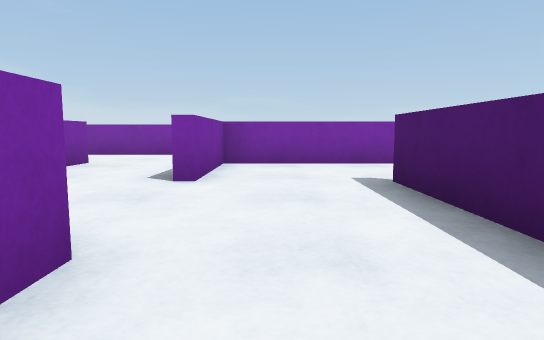
View 1 (above)

24 first-person views from a walk through a world built for the Webots simulator. The camera is 0.11 m above the floor, tilts 6° down and sees 75° across. The floor is counted in squares, 0.2 m on a side. Each view is taken from the middle of a square. On the plan, view 1 faces up. The plan holds only what a view shows up to about 9 squares ahead; the rest is blank. The robots in the file are not drawn. Simple shapes and patterns stand in for the simulator's stock objects.

View 2
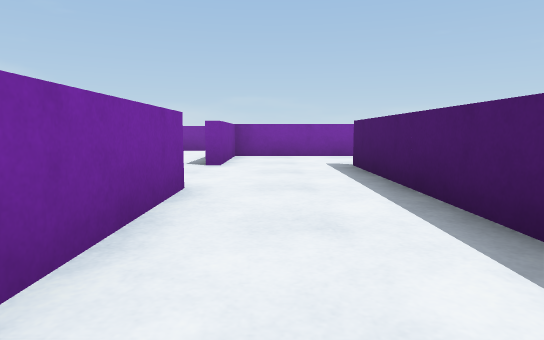

View 3
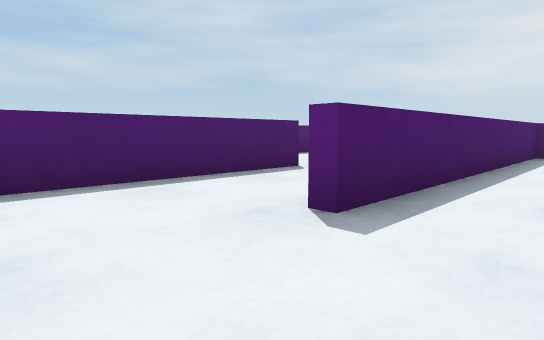

View 4
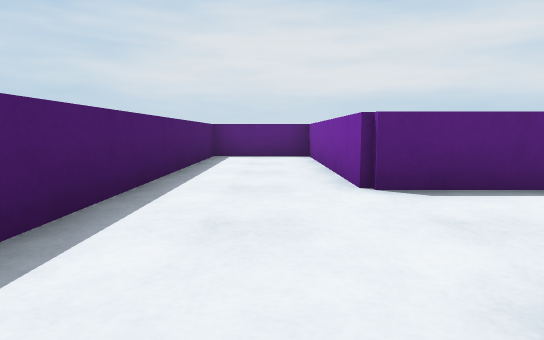

View 5
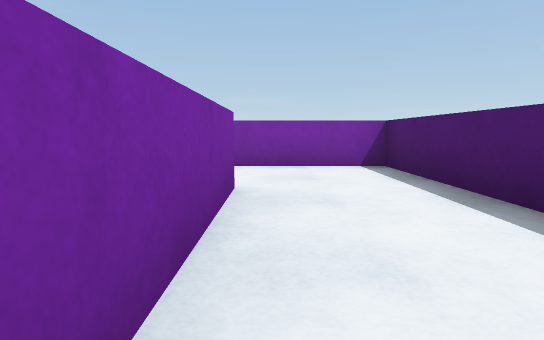

View 6
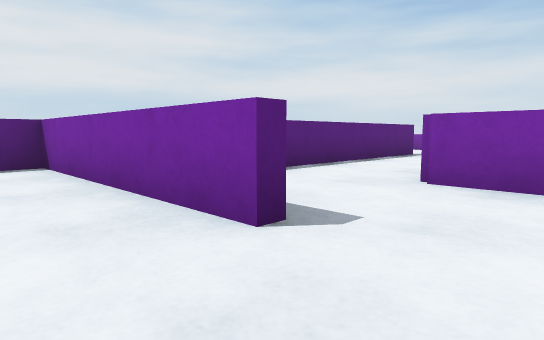

View 7
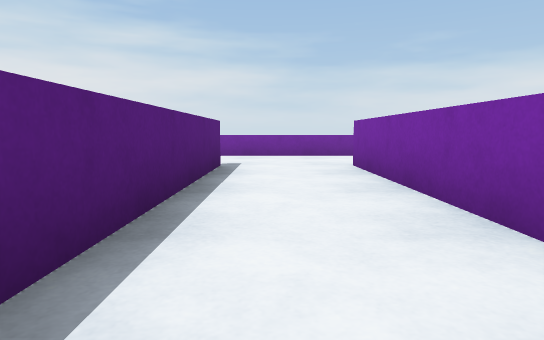

View 8
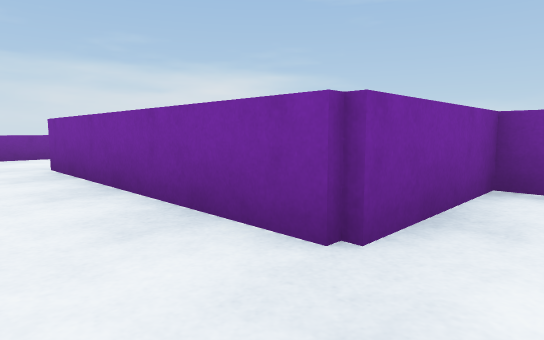

View 9
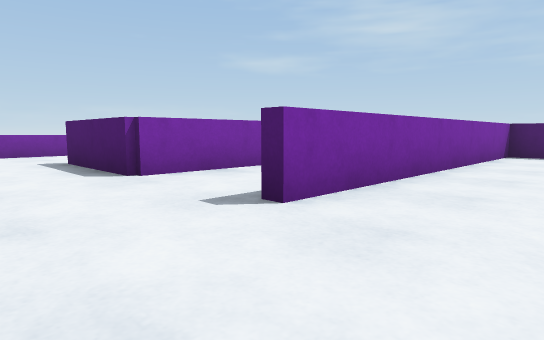

View 10
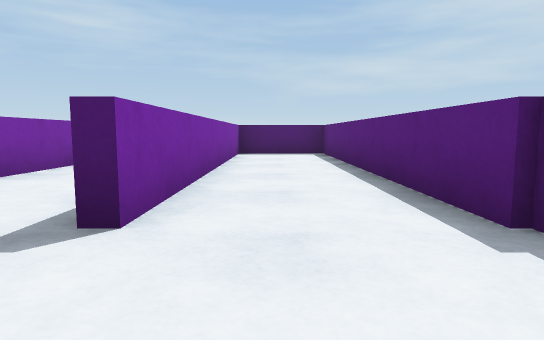

View 11
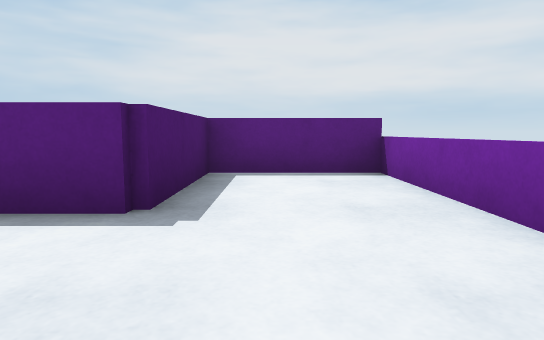

View 12
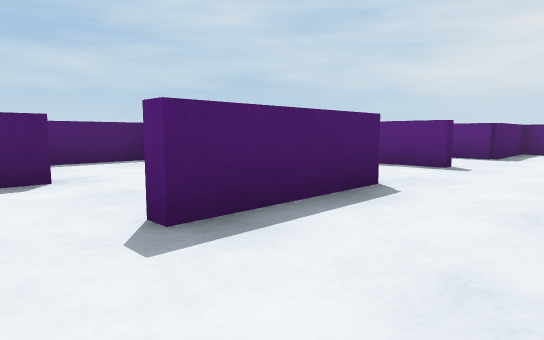

View 13
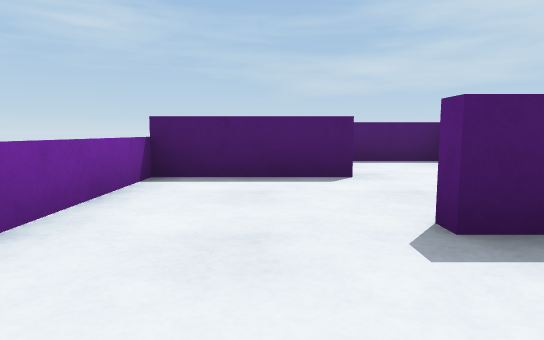

View 14
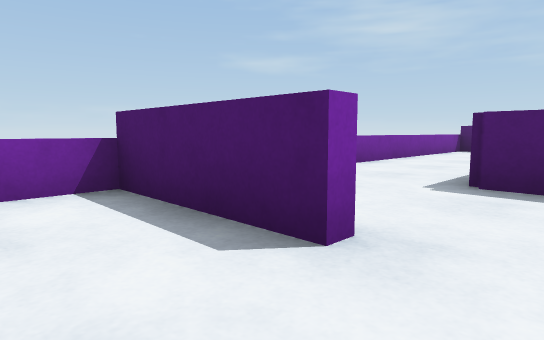

View 15
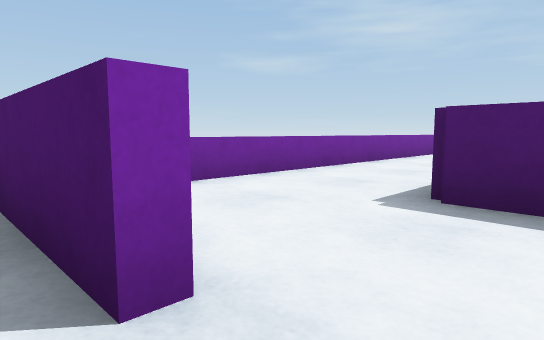

View 16
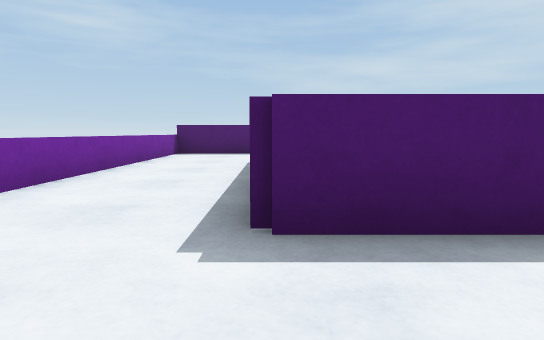

View 17
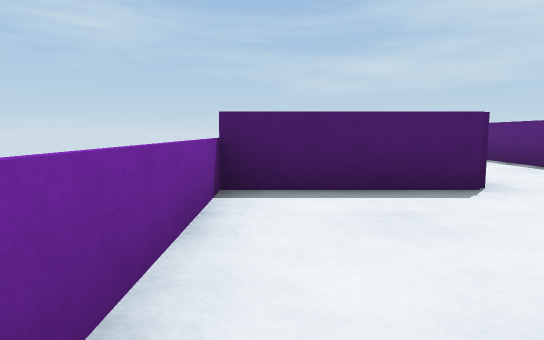

View 18
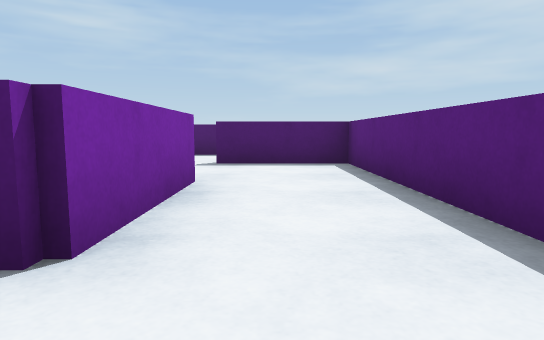

View 19
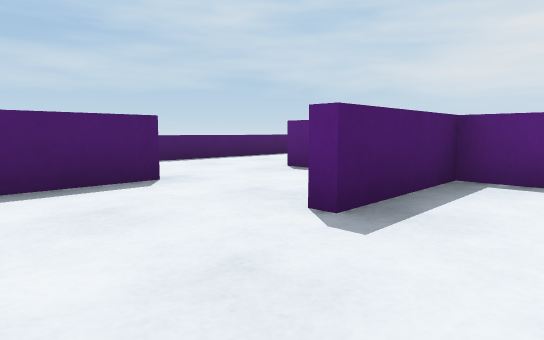

View 20
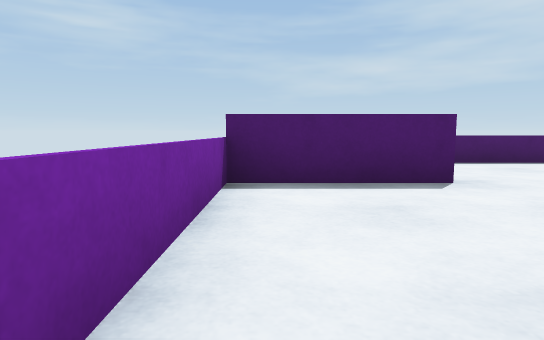

View 21
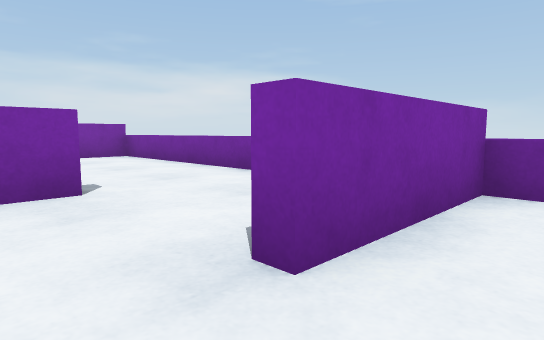

View 22
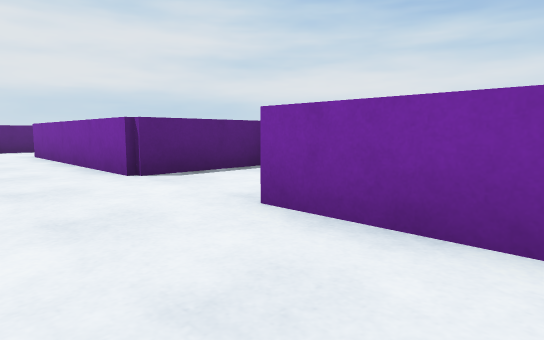

View 23
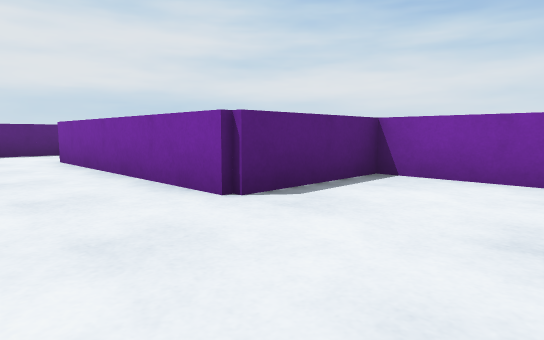

View 24
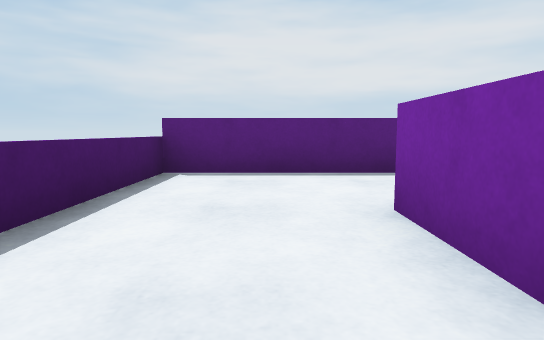

### Floor plan
Points are (right, up) in squares from view 1. A wall is a line through its corners. A room is listed if a view was taken in it or the views show most of it. See-through windows are left out.
Room 1 (views 1, 2, 3, 4)
walls: (-0.9, 1.6) (-0.9, -3.4) (1.4, -3.4) (1.4, 4); (2.2, 6.4) (-0.9, 6.4) (-0.9, 4)
ways out: opening at (-1, 3) to room 2; opening at (1, 5) to room 10
Room 2 (views 5, 6)
walls: (-3.4, 6.5) (-3.4, 1.6) (-0.9, 1.6); (-1.1, 5.4) (-1.1, 9) (-4.6, 9)
ways out: opening at (-1, 3) to room 1; opening at (-4, 7.5) to room 3
Room 3 (views 7, 8, 11)
walls: (-11.1, 4.1) (-6, 4.1); (-5.9, 9) (-5.9, 6.4) (-11.1, 6.4)
low walls: (-13.5, 7) (-13.5, 3.8)
ways out: opening at (-4, 7.5) to room 2; opening at (-12.5, 4) to room 4; opening at (-12.5, 7.5) to room 5
Room 4 (views 9, 10)
walls: (-13.5, -0.9) (-11.1, -0.9) (-11.1, 1.6) (-3.9, 1.6); (-3.6, 3.1) (-3.6, 3.9) (-11, 3.9)
low walls: (-13.5, 2.1) (-13.5, -0.9)
ways out: opening at (-12.5, 4) to room 3
Room 5 (views 12, 13, 14, 15)
walls: (-11.1, 6.4) (-11.1, 9); (-8.6, 8.9) (-8.6, 11.5)
low walls: (-8.6, 11.5) (-11.8, 11.5)
ways out: opening at (-12.5, 7.5) to room 3; opening at (-9, 8) to room 11
Room 6 (views 16, 17)
walls: (1.4, 9) (1.4, 11.5)
low walls: (1.4, 11.5) (-6.9, 11.5)
ways out: opening at (0, 9) to room 7; opening at (-7.5, 9) to room 11
Room 7 (view 18)
walls: (1.8, 6.6) (3.5, 6.6); (4, 9) (1.4, 9)
ways out: opening at (0, 9) to room 6; opening at (4, 8) to room 8
Room 8 (views 19, 20)
walls: (6.6, 9) (6.6, 6.6) (9.1, 6.6); (8.9, 8.9) (8.9, 11.5); (3.5, 6.6) (6.4, 6.6) (6.4, 9); (1.6, 11.5) (1.6, 10.4)
low walls: (8.9, 11.5) (1.6, 11.5)
ways out: opening at (4, 8) to room 7; opening at (9, 8) to room 9
Room 9 (views 21, 22, 23, 24)
walls: (9.1, 6.6) (9.1, 1.5); (8.2, -0.9) (11.5, -0.9); (9.1, 11.5) (9.1, 9)
low walls: (11.5, 4.6) (11.5, 7.8); (11.5, -0.9) (11.5, 2.1)
ways out: opening at (9, 8) to room 8; opening at (9, 0.5)
Room 10 (no view inside)
walls: (3.9, 1.5) (3.9, 5.6)
ways out: opening at (1, 5) to room 1; opening at (2.5, 2.5)
Room 11 (no view inside)
walls: (-6.1, 6.8) (-6.1, 9.1)
ways out: opening at (-9, 8) to room 5; opening at (-7.5, 9) to room 6

Positions as (right, up) in squares from view 1, and headings:
1: (0, 0), facing up
2: (0, -2), facing up
3: (0, 6), facing down-right
4: (0, 5), facing down
5: (-3, 3), facing up
6: (-2, 8), facing down-left
7: (-5, 5), facing left
8: (-5, 5), facing up-left
9: (-13, 2), facing up-right
10: (-13, 3), facing right
11: (-12, 4), facing down
12: (-13, 10), facing down-right
13: (-13, 10), facing right
14: (-10, 8), facing up-right
15: (-9, 8), facing up-right
16: (-8, 9), facing right
17: (-2, 11), facing right
18: (0, 8), facing right
19: (5, 11), facing down-right
20: (5, 11), facing right
21: (10, 8), facing up-left
22: (11, 11), facing down-left
23: (11, 9), facing down-left
24: (10, 4), facing down
